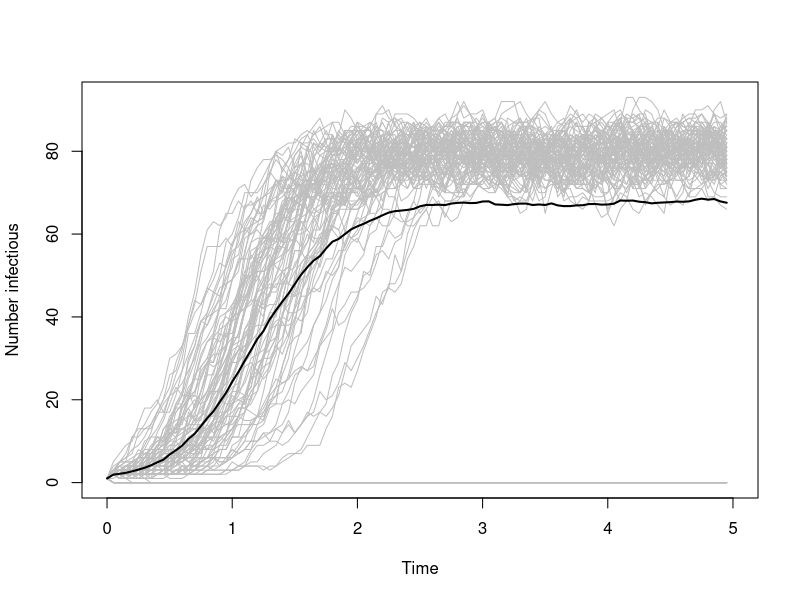
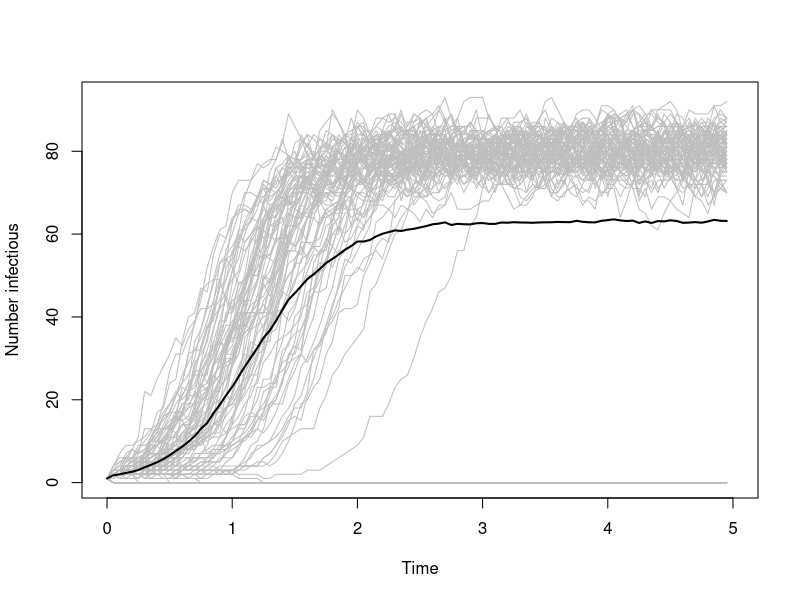

Recreate these plots in R, in order.
#' # Gillespie's Algorithm Sample Code for SIS Model
#' 
#' ## The Gillespie Function
#' 
#+
gillesp <- function(start, ratefun, trans, pars, times){
      t0 <- times[1] # set time to starting time
      ntimes <- length(times) # totoal time duration
      X <- start # set state to starting state
      res <- matrix(nrow = length(times), ncol = length(start), dimnames = list(times, names(start))) # matrix for results
      for(ctr in 1:(ntimes-1)){# loop over reporting times
            res[ctr,] <- X # record the current state
            while(t0 < times[ctr + 1]){
                  rates <- ratefun(X, pars, t0) # calculate current rates
                  if(all(rates == 0)) break # extinction
                  totrate <- sum(rates)
                  elapsed <- rexp(1, totrate) # sample elapsed time
                  which.trans <- sample(1:nrow(trans), size = 1, prob = rates) # pick the transition
                  t0 <- t0 + elapsed # update time
                  X <- X + trans[which.trans,] # add transition values to current state
            }
      }
      cbind(times, res)
}

#' Define starting conditions, 1 infected and 99 susceptibles
#+
start <- c(S = 99, I = 1)
#'
#' Specify rate functions for infection/transmission and recovery
#+
ratefun.SIS <- function(X, pars, time){
      vals = c(as.list(pars), as.list(X)) # attache state and pars as lists
      rates = with(vals, #allows reference to states nd parameters by name
                   c(infection = beta * S * I, 
                     recovery = gamma * I))
}

statenames.SIS <- c("S", "I") # state variable names
transnames.SIS <- c("infection", "recovery") # transition names
#'
#' Define the transition matrix
#+
trans.SIS <- matrix(c(-1, 1, 1, -1),
                    byrow = T, # defaults to column
                    ncol = 2, # equal to number of state variables
                    dimnames = list(transnames.SIS, statenames.SIS))
#'
#' Specify parameters
#+
pars.SIS <- c(beta = 0.05, gamma = 1)
#'
#' Specify simulation time
#+
times <- seq(0, 5, by = 0.05)
#'
#' ## Run simulation
#+
G.SIS.mult <- replicate(100, gillesp(start = start, times = times, ratefun = ratefun.SIS, trans = trans.SIS, pars = pars.SIS)[,"I"])

matplot(times, G.SIS.mult, type = "l", col = "gray", lty = 1, xlab = "Time", ylab = "Number infectious")
# add line showing mean value of infectious from all simulations
lines(times, rowMeans(G.SIS.mult), lwd = 2)
#'
#' ### Why is the mean (solid black line) substantially lower than most of the simulations (grey lines)?
#' - it's being pulled down by the simulations that have very low values
#' 
#' 
#' # Gillespie's Algorithm Sample Code for SIR Model
#' 
#' ## The Gillespie Function
#' 
#+
gillesp <- function(start, ratefun, trans, pars, times){
      t0 <- times[1] # set time to starting time
      ntimes <- length(times) # totoal time duration
      X <- start # set state to starting state
      res <- matrix(nrow = length(times), ncol = length(start), dimnames = list(times, names(start))) # matrix for results
      for(ctr in 1:(ntimes-1)){# loop over reporting times
            res[ctr,] <- X # record the current state
            while(t0 < times[ctr + 1]){
                  rates <- ratefun(X, pars, t0) # calculate current rates
                  if(all(rates == 0)) break # extinction
                  totrate <- sum(rates)
                  elapsed <- rexp(1, totrate) # sample elapsed time
                  which.trans <- sample(1:nrow(trans), size = 1, prob = rates) # pick the transition
                  t0 <- t0 + elapsed # update time
                  X <- X + trans[which.trans,] # add transition values to current state
            }
      }
      cbind(times, res)
}
#'
#' Define starting conditions, 1 infected and 99 susceptibles
#+
start <- c(S = 99, I = 1)
#'
#' Specify rate functions for infection/transmission and recovery
#+
ratefun.SIS <- function(X, pars, time){
      vals = c(as.list(pars), as.list(X)) # attache state and pars as lists
      rates = with(vals, #allows reference to states nd parameters by name
                   c(infection = beta * S * I, recovery = gamma * I))
}

statenames.SIS <- c("S", "I") # state variable names
transnames.SIS <- c("infection", "recovery") # transition names
#'
#' Define the transition matrix
#+
trans.SIS <- matrix(c(-1, 1, 1, -1),
                    byrow = T, # defaults to column
                    ncol = 2, # equal to number of state variables
                    dimnames = list(transnames.SIS, statenames.SIS))
#'
#' Specify parameters
#+
pars.SIS <- c(beta = 0.05, gamma = 1)
#'
#' Specify simulation time
#+
times <- seq(0, 5, by = 0.05)
#'
#' ## Run simulation
#+
G.SIS.mult <- replicate(100, gillesp(start = start, times = times, ratefun = ratefun.SIS, trans = trans.SIS, pars = pars.SIS)[,"I"])

matplot(times, G.SIS.mult, type = "l", col = "gray", lty = 1, xlab = "Time", ylab = "Number infectious")
# add line showing mean value of infectious from all simulations
lines(times, rowMeans(G.SIS.mult), lwd = 2)

